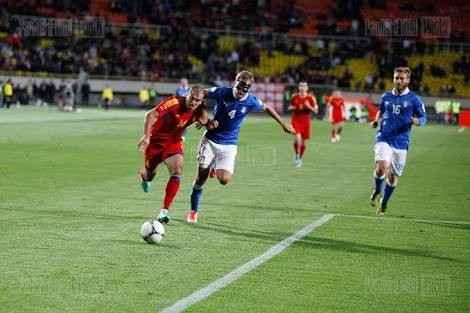
#> input picture day6-programming-assign/field.jpg, 470 x 313 px
$ python template.py
#> lines starting #> are read from the running program, lines starting #| are printed output that depends on the picture; after the words box and inside, x2 and y2 are one past the last pixel; in counts of white or black regions, pixels touching at a corner belong together
import cv2
import numpy as np
import matplotlib.pyplot as plt

img = cv2.imread('field.jpg',0)
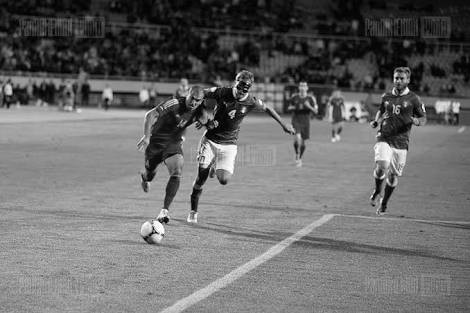
#> img: shape (313, 470); min 0, max 255, mean 105.4

img2= img.copy()
template = cv2.imread('template.jpg' , 0)
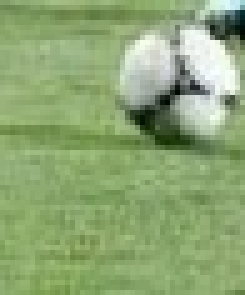
#> input picture day6-programming-assign/template.jpg, 49 x 59 px (shown 5 times larger)
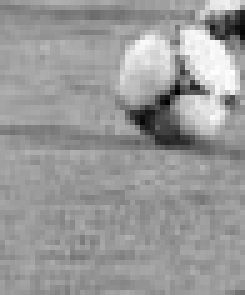
#> template: shape (59, 49) (shown 5 times larger); min 2, max 255, mean 153.2

w,h = template.shape[::-1]
#> w = 49; h = 59

img = img2.copy()

    # Apply template Matching

res = cv2.matchTemplate(img, template, cv2.TM_SQDIFF)
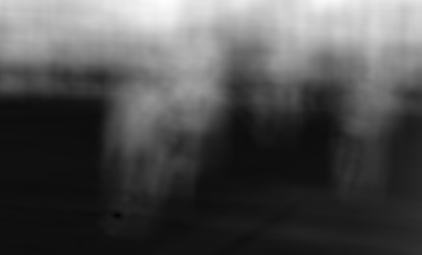
#> res: shape (255, 422) float32; min 165776, max 54671688, mean 16984842; drawn with min black and max white
min_val , max_val, min_loc, max_loc  = cv2.minMaxLoc(res)
#> min_val = 165776; max_val = 54671688; min_loc = (117, 215); max_loc = (164, 0)

top_left = min_loc
#> top_left = (117, 215)

bottom_right = (top_left[0] + w, top_left[1] + h)
#> bottom_right = (166, 274)
cv2.rectangle(img, top_left, bottom_right, 255 , 2)
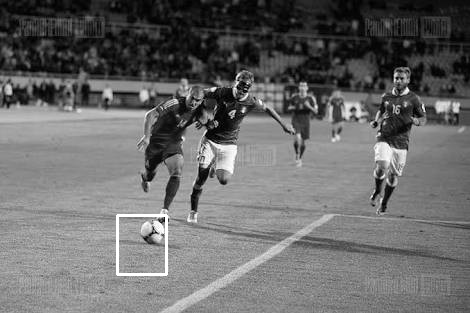
#> img: shape (313, 470); 0.44% of pixels changed, all inside (x1, y1, x2, y2) = (116, 214, 168, 276)

plt.subplot(121),plt.imshow(res,cmap = 'gray')
plt.title('Matching Result'), plt.xticks([]), plt.yticks([])
plt.subplot(122),plt.imshow(img,cmap = 'gray')
plt.title('Detected Point'), plt.xticks([]), plt.yticks([])

plt.show()
